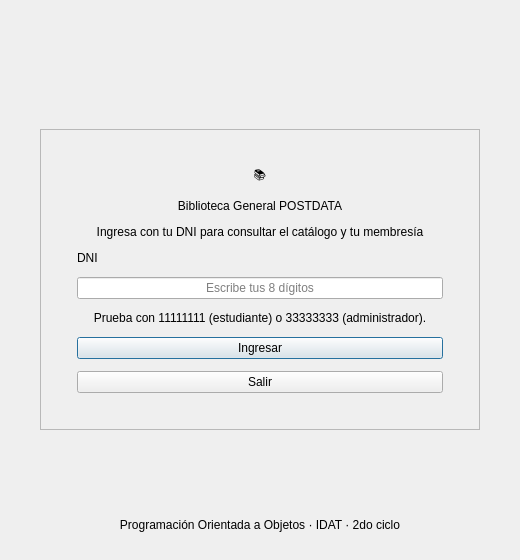
<?xml version="1.0" encoding="UTF-8"?>
<ui version="4.0">
 <class>VentanaAcceso</class>
 <widget class="QDialog" name="VentanaAcceso">
  <property name="geometry">
   <rect>
    <x>0</x>
    <y>0</y>
    <width>520</width>
    <height>560</height>
   </rect>
  </property>
  <property name="minimumSize">
   <size>
    <width>520</width>
    <height>560</height>
   </size>
  </property>
  <property name="windowTitle">
   <string>Biblioteca General POSTDATA | Acceso</string>
  </property>
  <property name="modal">
   <bool>false</bool>
  </property>
  <layout class="QVBoxLayout" name="layoutPrincipal">
   <property name="spacing">
    <number>0</number>
   </property>
   <property name="leftMargin">
    <number>40</number>
   </property>
   <property name="topMargin">
    <number>40</number>
   </property>
   <property name="rightMargin">
    <number>40</number>
   </property>
   <property name="bottomMargin">
    <number>28</number>
   </property>
   <item>
    <spacer name="espacioSuperior">
     <property name="orientation">
      <enum>Qt::Vertical</enum>
     </property>
     <property name="sizeHint" stdset="0">
      <size>
       <width>20</width>
       <height>20</height>
      </size>
     </property>
    </spacer>
   </item>
   <item>
    <widget class="QFrame" name="tarjetaFrame">
     <property name="card" stdset="0">
      <string>true</string>
     </property>
     <property name="frameShape">
      <enum>QFrame::StyledPanel</enum>
     </property>
     <layout class="QVBoxLayout" name="layoutTarjeta">
      <property name="spacing">
       <number>12</number>
      </property>
      <property name="leftMargin">
       <number>36</number>
      </property>
      <property name="topMargin">
       <number>36</number>
      </property>
      <property name="rightMargin">
       <number>36</number>
      </property>
      <property name="bottomMargin">
       <number>36</number>
      </property>
      <item>
       <widget class="QLabel" name="iconoLabel">
        <property name="text">
         <string>📚</string>
        </property>
        <property name="alignment">
         <set>Qt::AlignHCenter|Qt::AlignTop</set>
        </property>
       </widget>
      </item>
      <item>
       <widget class="QLabel" name="tituloLabel">
        <property name="text">
         <string>Biblioteca General POSTDATA</string>
        </property>
        <property name="alignment">
         <set>Qt::AlignCenter</set>
        </property>
        <property name="wordWrap">
         <bool>true</bool>
        </property>
       </widget>
      </item>
      <item>
       <widget class="QLabel" name="subtituloLabel">
        <property name="text">
         <string>Ingresa con tu DNI para consultar el catálogo y tu membresía</string>
        </property>
        <property name="alignment">
         <set>Qt::AlignCenter</set>
        </property>
        <property name="wordWrap">
         <bool>true</bool>
        </property>
       </widget>
      </item>
      <item>
       <widget class="QLabel" name="dniLabel">
        <property name="text">
         <string>DNI</string>
        </property>
       </widget>
      </item>
      <item>
       <widget class="QLineEdit" name="dniLineEdit">
        <property name="placeholderText">
         <string>Escribe tus 8 dígitos</string>
        </property>
        <property name="maxLength">
         <number>8</number>
        </property>
        <property name="alignment">
         <set>Qt::AlignCenter</set>
        </property>
        <property name="clearButtonEnabled">
         <bool>true</bool>
        </property>
       </widget>
      </item>
      <item>
       <widget class="QLabel" name="ayudaLabel">
        <property name="text">
         <string>Prueba con 11111111 (estudiante) o 33333333 (administrador).</string>
        </property>
        <property name="alignment">
         <set>Qt::AlignCenter</set>
        </property>
        <property name="wordWrap">
         <bool>true</bool>
        </property>
       </widget>
      </item>
      <item>
       <widget class="QPushButton" name="entrarButton">
        <property name="text">
         <string>Ingresar</string>
        </property>
        <property name="default">
         <bool>true</bool>
        </property>
        <property name="rol" stdset="0">
         <string>primary</string>
        </property>
       </widget>
      </item>
      <item>
       <widget class="QPushButton" name="salirButton">
        <property name="text">
         <string>Salir</string>
        </property>
        <property name="rol" stdset="0">
         <string>secondary</string>
        </property>
       </widget>
      </item>
     </layout>
    </widget>
   </item>
   <item>
    <spacer name="espacioMedio">
     <property name="orientation">
      <enum>Qt::Vertical</enum>
     </property>
     <property name="sizeHint" stdset="0">
      <size>
       <width>20</width>
       <height>24</height>
      </size>
     </property>
    </spacer>
   </item>
   <item>
    <widget class="QLabel" name="pieLabel">
     <property name="text">
      <string>Programación Orientada a Objetos · IDAT · 2do ciclo</string>
     </property>
     <property name="alignment">
      <set>Qt::AlignCenter</set>
     </property>
    </widget>
   </item>
  </layout>
 </widget>
 <resources/>
 <connections/>
</ui>
